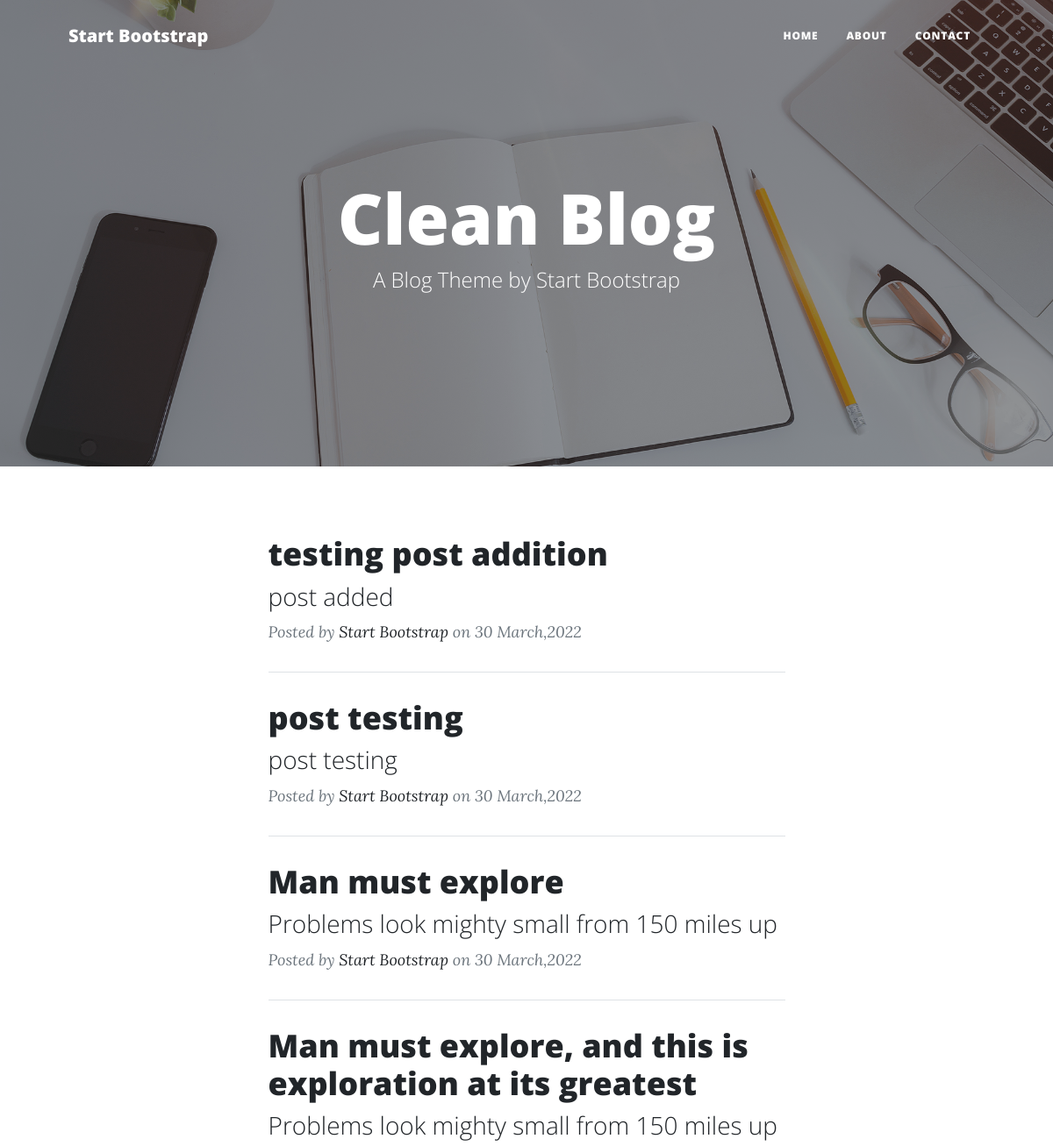
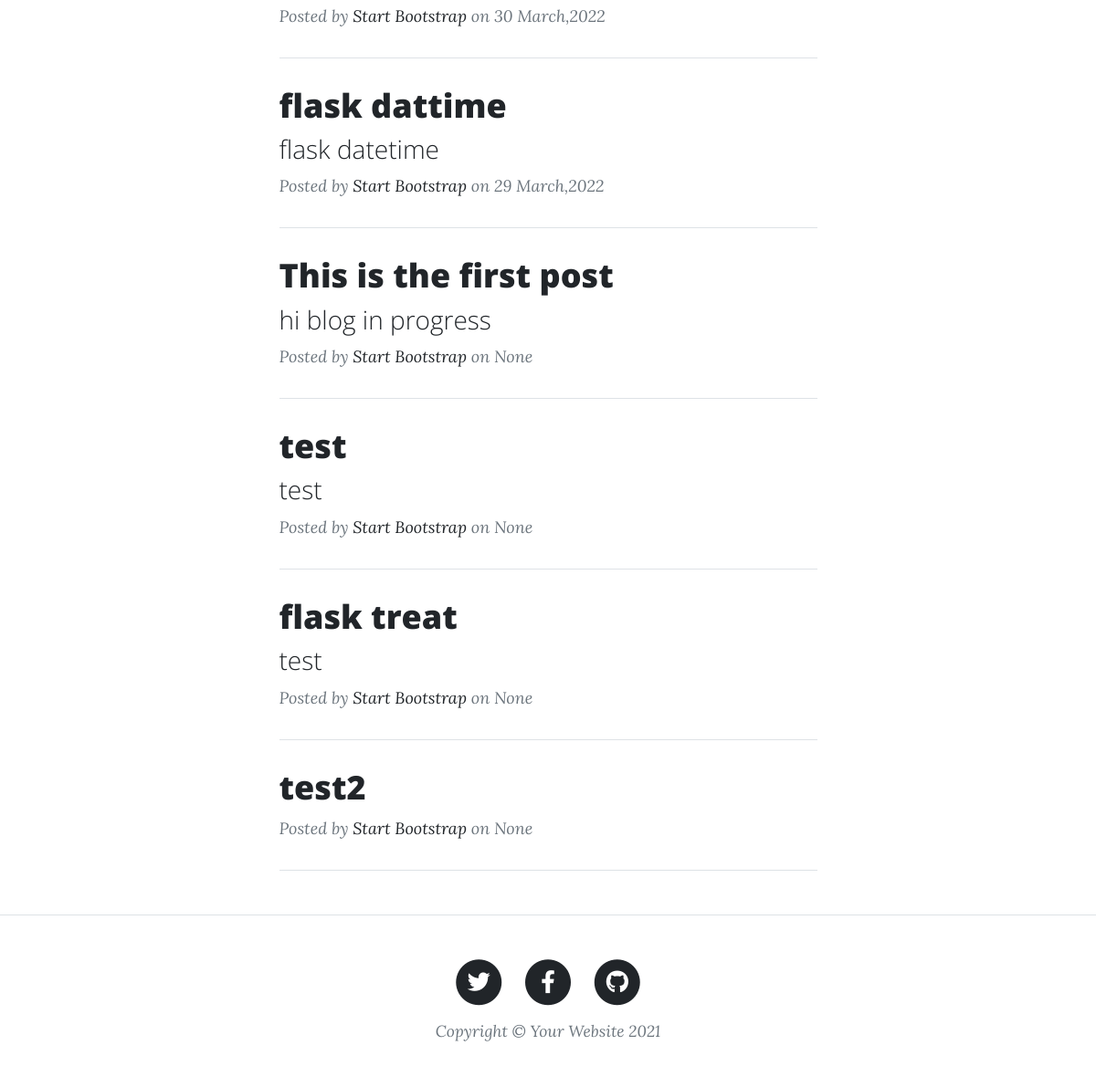
Before: / with the older database file (2 pictures, top to bottom).
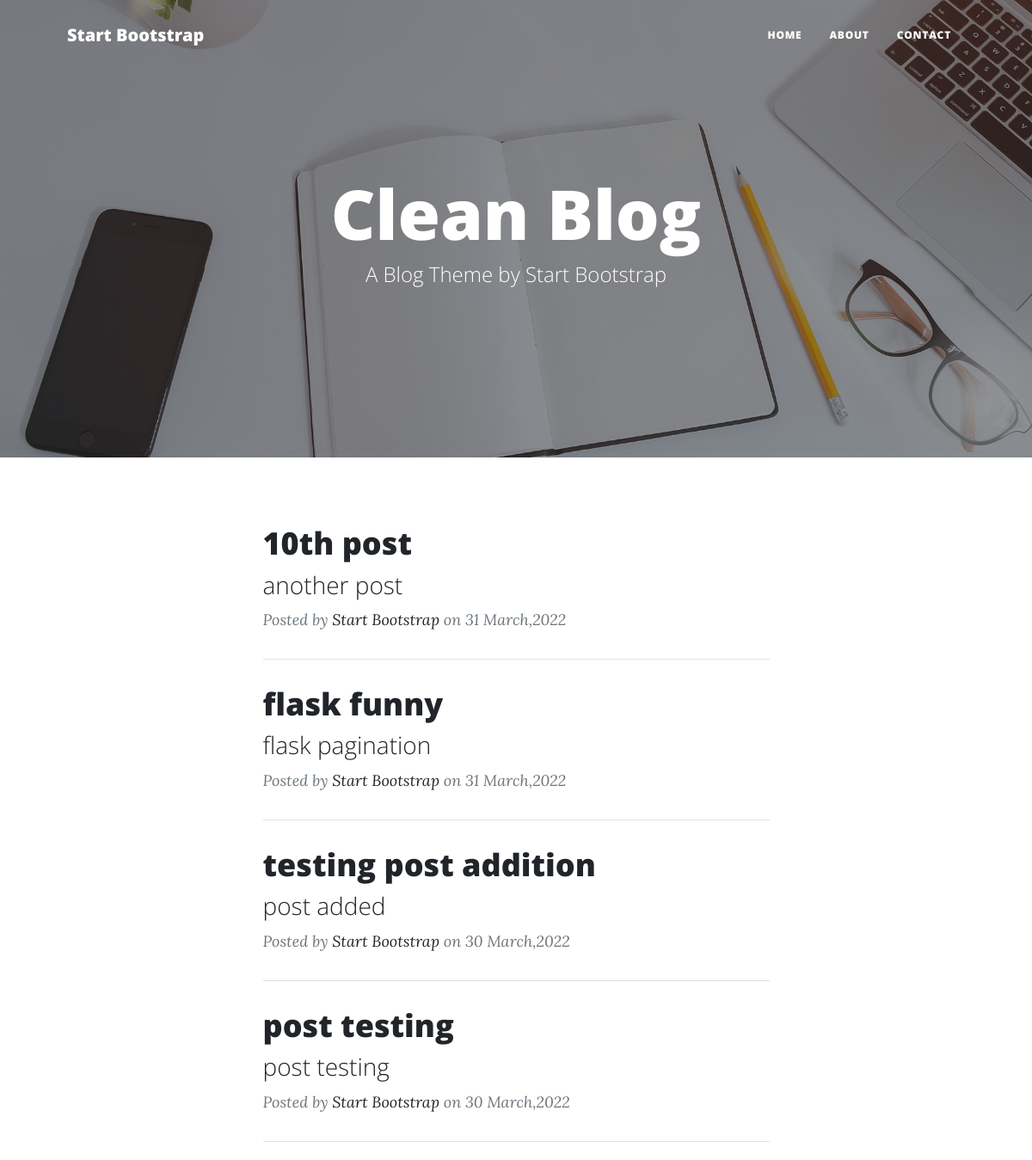
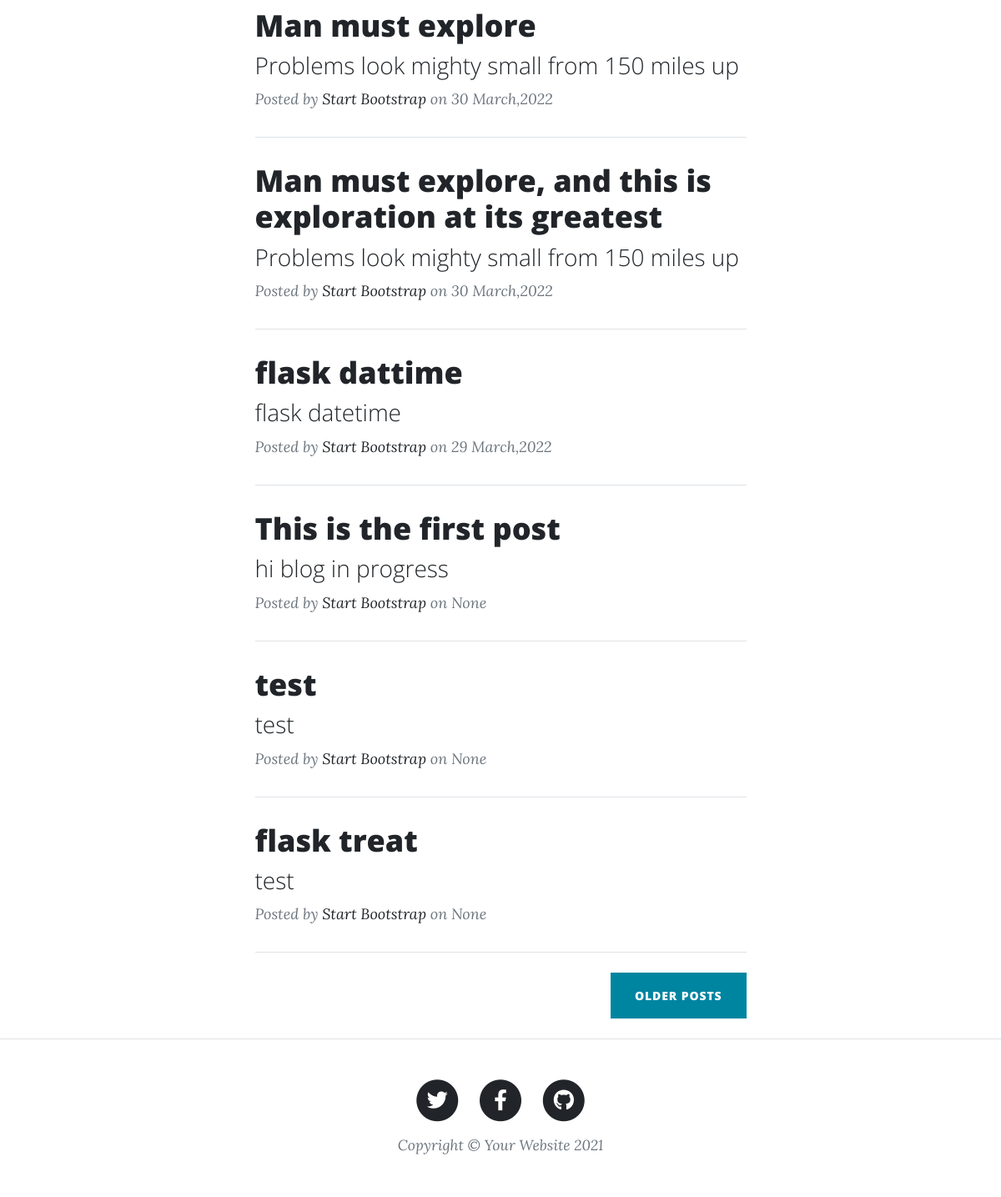
After: the same page with the newer database file (2 pictures, top to bottom).
### app.py (models this page shows)
class Post(db.Model):
    id = db.Column(db.Integer, primary_key=True)
    heading = db.Column(db.String(50), unique=True, nullable=False)
    subHeading = db.Column(db.String(100))
    body = db.Column(db.Text(), nullable=False)
    dateCreated = db.Column(db.DateTime(), default=datetime.utcnow)
    comments = db.relationship('Comments', backref='post', lazy='dynamic')

### app.py (the view)
@app.route('/')
def index():
    page = request.args.get('page', 1, type=int)
    posts = Post.query.order_by(desc(Post.dateCreated)).paginate(
        page, app.config['POSTS_PER_PAGE'], True)
    next_url = url_for('index', page=posts.next_num) \
        if posts.has_next else None
    prev_url = url_for('index', page=posts.prev_num) \
        if posts.has_prev else None
    return render_template('index.html',
                           posts=posts,
                           next_url=next_url,
                           prev_url=prev_url)

### app.py (called while the page is built)
@app.template_filter('datetime_format')
def datetime_format(value, format='%d %B,%Y'):
    if value == None:
        return None
    return value.strftime(format)

### templates/index.html (shortened to what this page needs)
{% extends 'base.html' %}
{% block content %}
<body>
    <header class="masthead" style="background-image: url('static/assets/img/home-bg.jpg')">
        <div class="container position-relative px-4 px-lg-5">
            <div class="row gx-4 gx-lg-5 justify-content-center">
                <div class="col-md-10 col-lg-8 col-xl-7">
                    <div class="site-heading">
                        <h1>Clean Blog</h1>
                        <span class="subheading">A Blog Theme by Start Bootstrap</span>
                    </div>
                </div>
            </div>
        </div>
    </header>
    <div class="container px-4 px-lg-5">
        <div class="row gx-4 gx-lg-5 justify-content-center">
            <div class="col-md-10 col-lg-8 col-xl-7">
                <div class="post-preview">
                    {% for post in posts.items %}
                    <a href="{{url_for('post',post_id=post.id)}}">
                        <h2 class="post-title">{{post.heading}}</h2>
                        <h3 class="post-subtitle">{{post.subHeading}}</h3>
                    </a>
                    <p class="post-meta">
                        Posted by
                        <a href="#!">Start Bootstrap</a>
                        on {{post.dateCreated|datetime_format}}
                    </p>
                    <hr class="my-4" />
                    {% endfor %}
                </div>
                <div class="d-flex justify-content-end mb-4">
                    {% if next_url %}
                    <a class="btn btn-primary text-uppercase" href="{{ next_url }}">Older posts</a>
                    {% endif %}
                </div>
            </div>
        </div>
    </div>
</body>
{% endblock %}

### templates/base.html (shortened to what this page needs)
<!doctype html>
<html lang="en">
    <head>
        <link href="{{ url_for('static', filename='css/styles.css')}}" rel="stylesheet" />
    </head>
    <body>
        {% include 'navbar.html' %}
        <div class="contain">
            {% block content %}
            {% endblock %}
        </div>
        {% include "footer.html" %}
        {% include "scripts.html" %}
    </body>
</html>

### templates/navbar.html (shortened to what this page needs)
<nav class="navbar navbar-expand-lg navbar-light" id="mainNav">
    <div class="container px-4 px-lg-5">
        <a class="navbar-brand" href="{{url_for('index')}}">Start Bootstrap</a>
        <div class="collapse navbar-collapse" id="navbarResponsive">
            <ul class="navbar-nav ms-auto py-4 py-lg-0">
                <li class="nav-item"><a class="nav-link px-lg-3 py-3 py-lg-4" href="{{url_for('index')}}">Home</a></li>
                <li class="nav-item"><a class="nav-link px-lg-3 py-3 py-lg-4" href="{{url_for('about')}}">About</a></li>
                <li class="nav-item"><a class="nav-link px-lg-3 py-3 py-lg-4" href="{{url_for('contact')}}">Contact</a>
                </li>
            </ul>
        </div>
    </div>
</nav>

### templates/footer.html
<footer class="border-top">
    <div class="container px-4 px-lg-5">
        <div class="row gx-4 gx-lg-5 justify-content-center">
            <div class="col-md-10 col-lg-8 col-xl-7">
                <ul class="list-inline text-center">
                    <li class="list-inline-item">
                        <a href="#!">
                            <span class="fa-stack fa-lg">
                                <i class="fas fa-circle fa-stack-2x"></i>
                                <i class="fab fa-twitter fa-stack-1x fa-inverse"></i>
                            </span>
                        </a>
                    </li>
                    <li class="list-inline-item">
                        <a href="#!">
                            <span class="fa-stack fa-lg">
                                <i class="fas fa-circle fa-stack-2x"></i>
                                <i class="fab fa-facebook-f fa-stack-1x fa-inverse"></i>
                            </span>
                        </a>
                    </li>
                    <li class="list-inline-item">
                        <a href="#!">
                            <span class="fa-stack fa-lg">
                                <i class="fas fa-circle fa-stack-2x"></i>
                                <i class="fab fa-github fa-stack-1x fa-inverse"></i>
                            </span>
                        </a>
                    </li>
                </ul>
                <div class="small text-center text-muted fst-italic">Copyright &copy; Your Website 2021</div>
            </div>
        </div>
    </div>
</footer>

### templates/scripts.html (shortened to what this page needs)
<link rel="stylesheet" href="https://cdnjs.cloudflare.com/ajax/libs/font-awesome/6.1.1/css/all.min.css"
 />

Changed rows visible on the page:
no longer on this page (row unchanged): Post: heading "test2", dateCreated "None"
added Post: heading "10th post", subHeading "another post", dateCreated "31 March,2022"
added Post: heading "flask funny", subHeading "flask pagination", dateCreated "31 March,2022"
Other visible differences:
text now shown: "OLDER POSTS"
